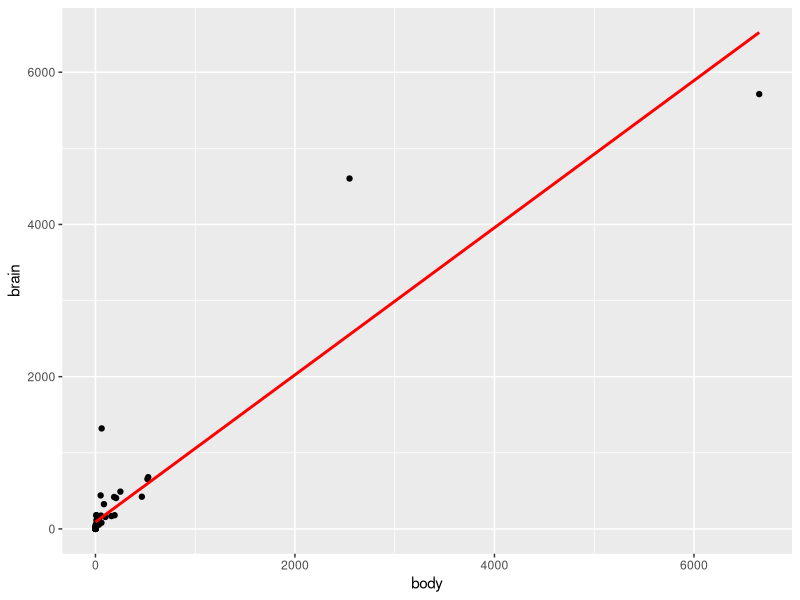
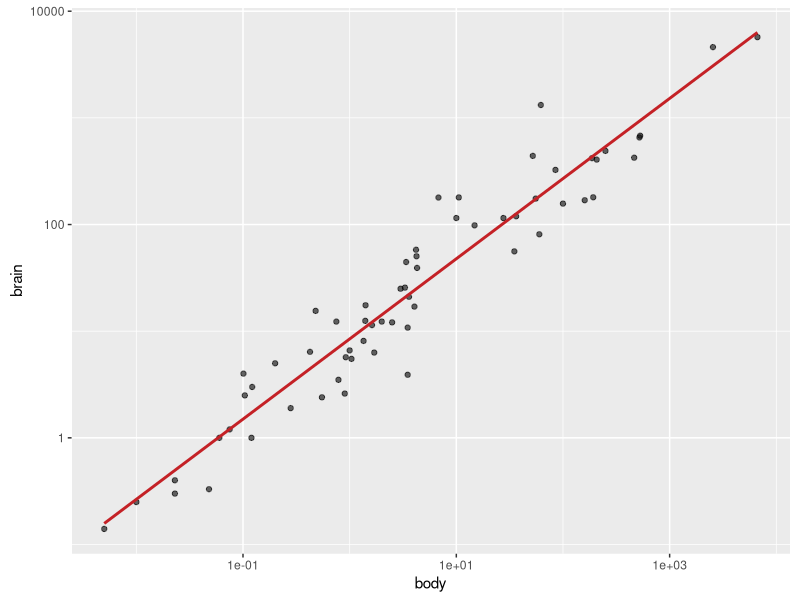
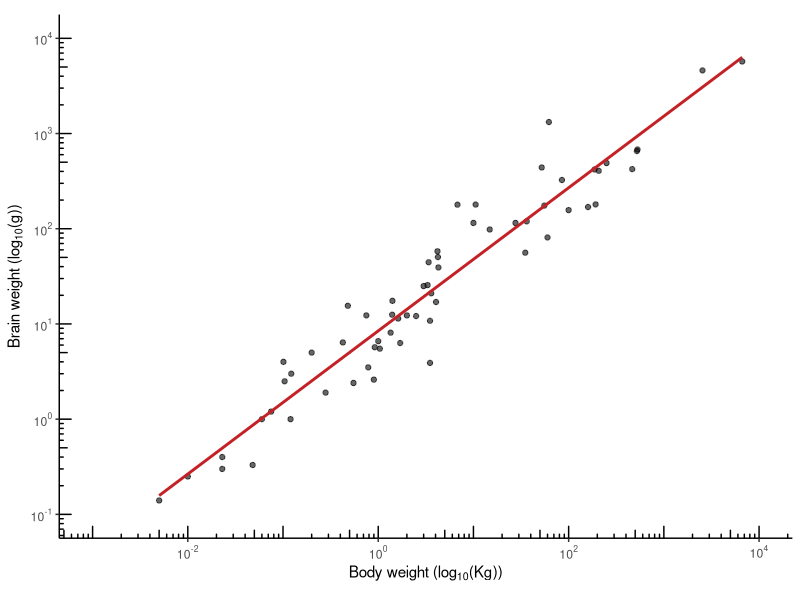
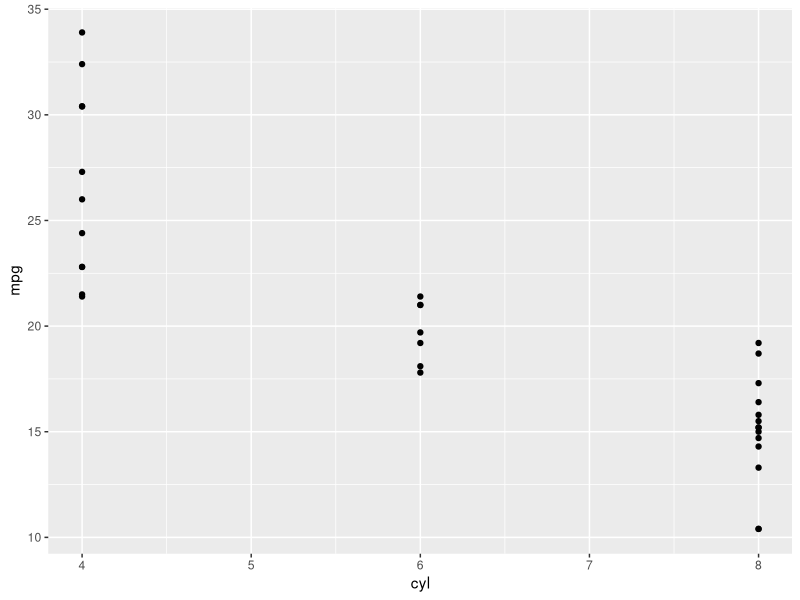
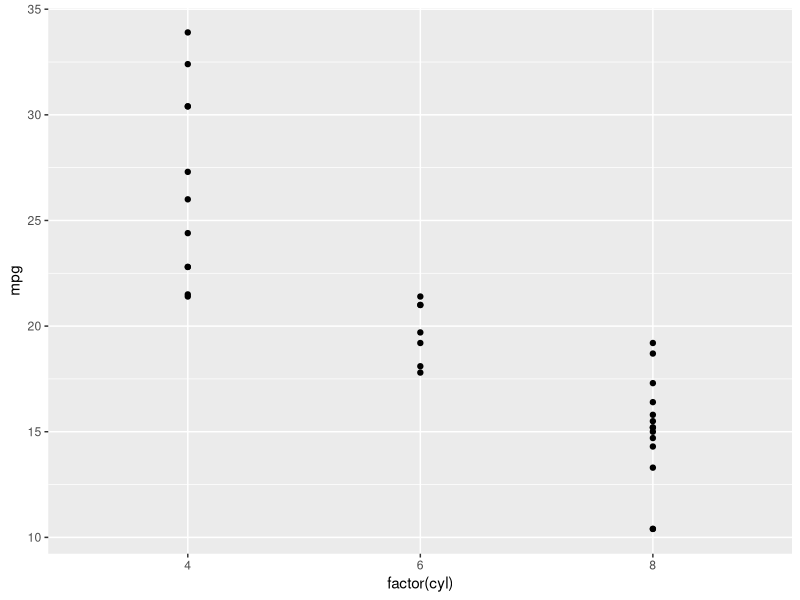
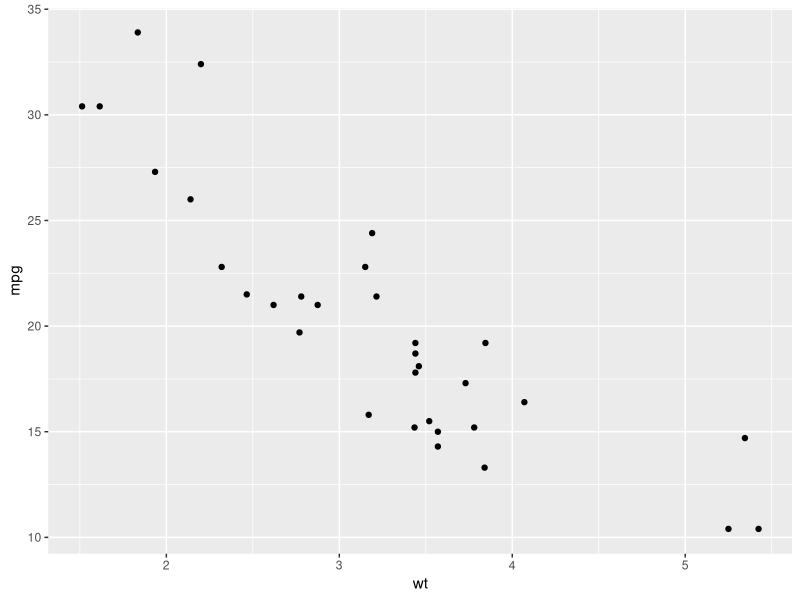
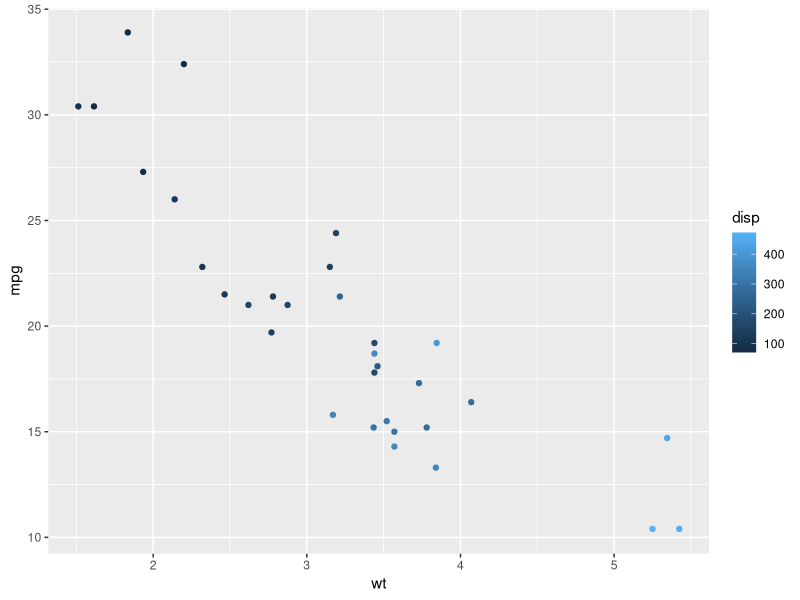
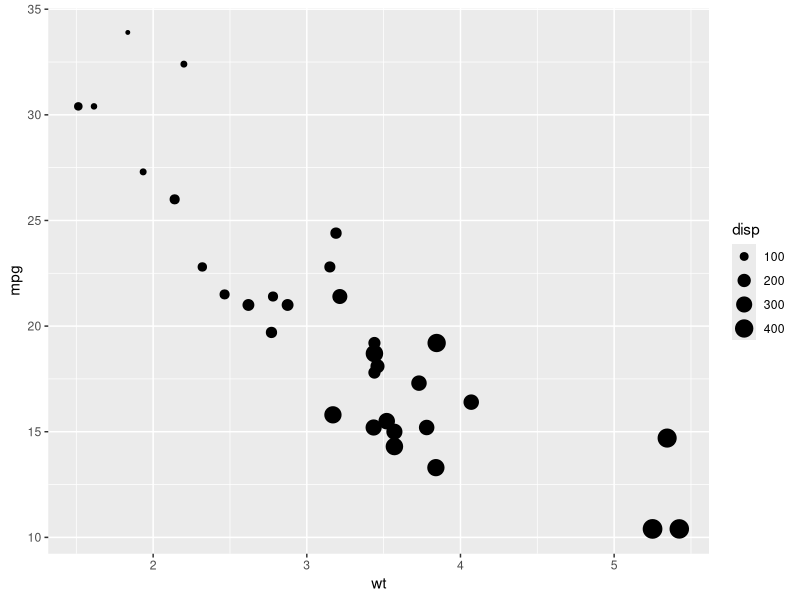

Here is the R script that generated these plots, in order:
# ggplot practice
# part 1

library(MASS)

library(ggplot2)
ggplot(mammals, aes(x = body, y = brain)) +
      geom_point() +
      stat_smooth(method = "lm",
                  col = "red",
                  se = FALSE)

ggplot(mammals, aes(x = body, y = brain)) +
      geom_point(alpha = 0.6) +
      coord_fixed() +
      scale_x_log10() +
      scale_y_log10() +
      stat_smooth(method = "lm",
                  col = "#C42126",
                  se = FALSE, size = 1)

library(scales) # function trans_breaks and trans_format
ggplot(mammals, aes(x = body, y = brain)) +
      annotation_logticks() +
      geom_point(alpha = 0.6) +
      coord_fixed(xlim = c(10^-3, 10^4), ylim = c(10^-1, 10^4)) +
      scale_x_log10(expression("Body weight (log"["10"]*"(Kg))"),
                    breaks = trans_breaks("log10", function(x) 10^x),
                    labels = trans_format("log10", math_format(10^.x)))+
      scale_y_log10(expression("Brain weight (log"["10"]*"(g))"),
                    breaks = trans_breaks("log10", function(x) 10^x),
                    labels = trans_format("log10", math_format(10^.x))) +
      stat_smooth(method = "lm", col = "#C42126", se = FALSE, size = 1)+
      theme_classic()


# Load the ggplot2 package
library(ggplot2)

# Explore the mtcars data frame with str()
str(mtcars)

# Execute the following command
ggplot(mtcars, aes(x = cyl, y = mpg)) +
      geom_point()

ggplot(mtcars, aes(x = factor(cyl), y = mpg)) +
      geom_point()


# A scatter plot has been made for you
ggplot(mtcars, aes(x = wt, y = mpg)) +
      geom_point()

# Replace ___ with the correct vector
ggplot(mtcars, aes(x = wt, y = mpg, col = disp)) +
      geom_point()

# Replace ___ with the correct vector
ggplot(mtcars, aes(x = wt, y = mpg, size = disp)) +
      geom_point()

# The dia_plot object has been created for you
dia_plot <- ggplot(diamonds, aes(x = carat, y = price))

# Expand dia_plot by adding geom_point() with alpha set to 0.2

dia_plot <- ggplot(diamonds, aes(x = carat, y = price)) + geom_point(alpha = 0.2)

# Plot dia_plot with additional geom_smooth() with se set to FALSE

dia_plot + geom_smooth(se = FALSE)

# Copy the command from above and add aes() with the correct mapping to geom_smooth()

dia_plot + geom_smooth(se = FALSE, aes(col = clarity))